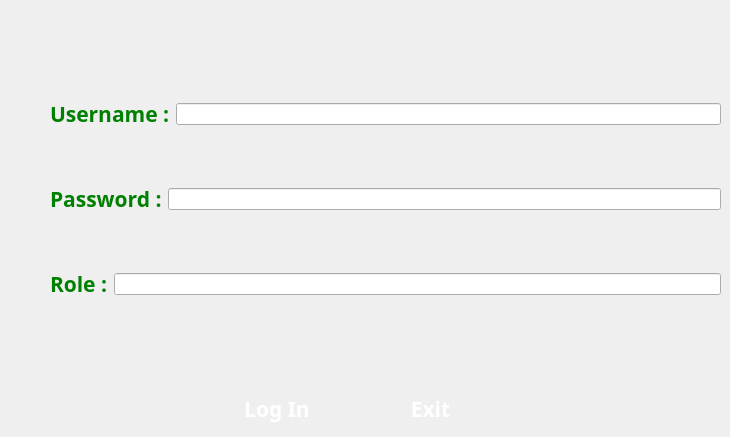
    <widget class="QWidget" name="page">
     <widget class="QWidget" name="layoutWidget">
      <property name="geometry">
       <rect>
        <x>50</x>
        <y>50</y>
        <width>671</width>
        <height>301</height>
       </rect>
      </property>
      <layout class="QVBoxLayout" name="verticalLayout">
       <item>
        <layout class="QHBoxLayout" name="horizontalLayout">
         <item>
          <widget class="QLabel" name="label_4">
           <property name="font">
            <font>
             <family>MV Boli</family>
             <pointsize>16</pointsize>
             <weight>75</weight>
             <bold>true</bold>
            </font>
           </property>
           <property name="styleSheet">
            <string notr="true">color:green;</string>
           </property>
           <property name="text">
            <string>Username :</string>
           </property>
          </widget>
         </item>
         <item>
          <widget class="QLineEdit" name="username_2"/>
         </item>
        </layout>
       </item>
       <item>
        <layout class="QHBoxLayout" name="horizontalLayout_3">
         <item>
          <widget class="QLabel" name="label_5">
           <property name="font">
            <font>
             <family>MV Boli</family>
             <pointsize>16</pointsize>
             <weight>75</weight>
             <bold>true</bold>
            </font>
           </property>
           <property name="styleSheet">
            <string notr="true">color:green;</string>
           </property>
           <property name="text">
            <string>Password :</string>
           </property>
          </widget>
         </item>
         <item>
          <widget class="QLineEdit" name="password_2">
           <property name="echoMode">
            <enum>QLineEdit::Password</enum>
           </property>
          </widget>
         </item>
        </layout>
       </item>
       <item>
        <layout class="QHBoxLayout" name="horizontalLayout_4">
         <item>
          <widget class="QLabel" name="label_6">
           <property name="font">
            <font>
             <family>MV Boli</family>
             <pointsize>16</pointsize>
             <weight>75</weight>
             <bold>true</bold>
            </font>
           </property>
           <property name="styleSheet">
            <string notr="true">color:green;</string>
           </property>
           <property name="text">
            <string>Role :</string>
           </property>
          </widget>
         </item>
         <item>
          <widget class="QLineEdit" name="role_2"/>
         </item>
        </layout>
       </item>
      </layout>
     </widget>
     <widget class="QWidget" name="layoutWidget">
      <property name="geometry">
       <rect>
        <x>203</x>
        <y>390</y>
        <width>301</width>
        <height>38</height>
       </rect>
      </property>
      <layout class="QHBoxLayout" name="horizontalLayout_19">
       <item>
        <widget class="QPushButton" name="pushButton_11">
         <property name="font">
          <font>
           <family>MV Boli</family>
           <pointsize>16</pointsize>
           <weight>75</weight>
           <bold>true</bold>
          </font>
         </property>
         <property name="styleSheet">
          <string notr="true">color:white;</string>
         </property>
         <property name="text">
          <string>Log In</string>
         </property>
         <property name="icon">
          <iconset resource="resources.qrc">
           <normaloff>:/img/resources/yes.png</normaloff>:/img/resources/yes.png</iconset>
         </property>
         <property name="flat">
          <bool>true</bool>
         </property>
        </widget>
       </item>
       <item>
        <widget class="QPushButton" name="pushButton_12">
         <property name="font">
          <font>
           <family>MV Boli</family>
           <pointsize>16</pointsize>
           <weight>75</weight>
           <bold>true</bold>
          </font>
         </property>
         <property name="styleSheet">
          <string notr="true">color:white;</string>
         </property>
         <property name="text">
          <string>Exit</string>
         </property>
         <property name="icon">
          <iconset resource="resources.qrc">
           <normaloff>:/img/resources/cancel.png</normaloff>:/img/resources/cancel.png</iconset>
         </property>
         <property name="flat">
          <bool>true</bool>
         </property>
        </widget>
       </item>
      </layout>
     </widget>
    </widget>
